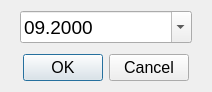
<?xml version="1.0" encoding="UTF-8"?>
<ui version="4.0">
 <class>Dialog</class>
 <widget class="QDialog" name="Dialog">
  <property name="geometry">
   <rect>
    <x>0</x>
    <y>0</y>
    <width>212</width>
    <height>92</height>
   </rect>
  </property>
  <property name="sizePolicy">
   <sizepolicy hsizetype="Fixed" vsizetype="Fixed">
    <horstretch>0</horstretch>
    <verstretch>0</verstretch>
   </sizepolicy>
  </property>
  <property name="minimumSize">
   <size>
    <width>212</width>
    <height>92</height>
   </size>
  </property>
  <property name="maximumSize">
   <size>
    <width>212</width>
    <height>92</height>
   </size>
  </property>
  <property name="windowTitle">
   <string notr="true">Изменить дату</string>
  </property>
  <property name="modal">
   <bool>true</bool>
  </property>
  <layout class="QVBoxLayout" name="verticalLayout">
   <property name="spacing">
    <number>0</number>
   </property>
   <property name="leftMargin">
    <number>20</number>
   </property>
   <property name="topMargin">
    <number>0</number>
   </property>
   <property name="rightMargin">
    <number>20</number>
   </property>
   <property name="bottomMargin">
    <number>0</number>
   </property>
   <item>
    <widget class="QDateEdit" name="date_edit">
     <property name="font">
      <font>
       <pointsize>14</pointsize>
      </font>
     </property>
     <property name="dateTime">
      <datetime>
       <hour>0</hour>
       <minute>0</minute>
       <second>0</second>
       <year>2000</year>
       <month>9</month>
       <day>14</day>
      </datetime>
     </property>
     <property name="maximumDate">
      <date>
       <year>3999</year>
       <month>12</month>
       <day>31</day>
      </date>
     </property>
     <property name="minimumDate">
      <date>
       <year>1900</year>
       <month>1</month>
       <day>1</day>
      </date>
     </property>
     <property name="displayFormat">
      <string notr="true">MM.yyyy</string>
     </property>
     <property name="calendarPopup">
      <bool>true</bool>
     </property>
    </widget>
   </item>
   <item>
    <widget class="QDialogButtonBox" name="button_box">
     <property name="font">
      <font>
       <pointsize>12</pointsize>
      </font>
     </property>
     <property name="layoutDirection">
      <enum>Qt::LeftToRight</enum>
     </property>
     <property name="autoFillBackground">
      <bool>false</bool>
     </property>
     <property name="orientation">
      <enum>Qt::Horizontal</enum>
     </property>
     <property name="standardButtons">
      <set>QDialogButtonBox::Cancel|QDialogButtonBox::Ok</set>
     </property>
     <property name="centerButtons">
      <bool>true</bool>
     </property>
    </widget>
   </item>
  </layout>
 </widget>
 <resources/>
 <connections/>
</ui>
